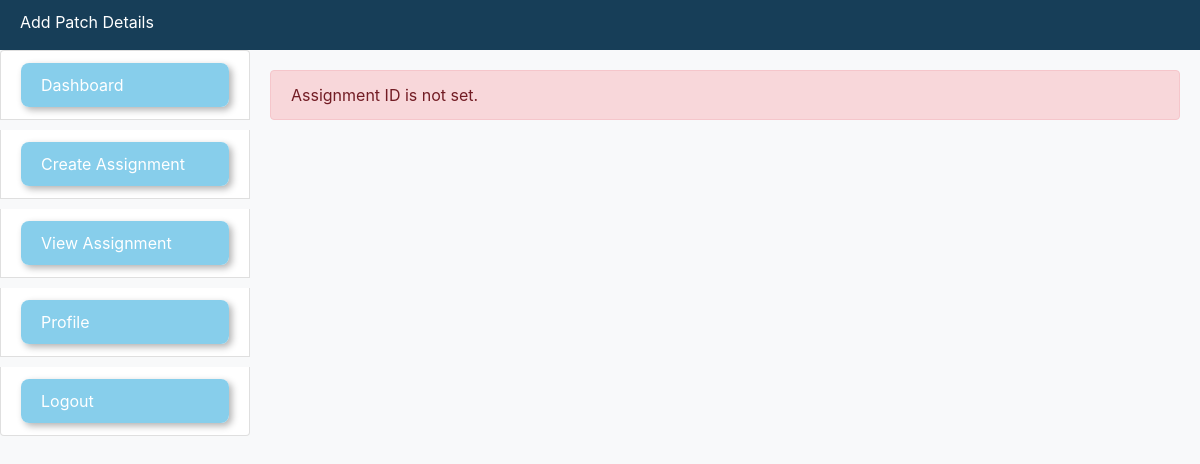
The app's page /addpatchdetails.php (signed in) with its own data.
### tables this page shows
CREATE TABLE `file_access` (
  `file_access_id` int(11) NOT NULL AUTO_INCREMENT,
  `file_name` varchar(255) DEFAULT NULL,
  `role_id` int(11) DEFAULT NULL,
  `display_name` varchar(255) DEFAULT NULL,
  `in_menu` tinyint(1) DEFAULT NULL,
  `delete_flag` tinyint(1) DEFAULT 0,
  `timestamp` timestamp NOT NULL DEFAULT current_timestamp(),
  `created_by` varchar(255) DEFAULT NULL,
  `order_by` int(11) DEFAULT NULL,
  PRIMARY KEY (`file_access_id`)
);

### addpatchdetails.php (the view, shortened to what this page needs)
<?php
include_once "db_connect.php";
try {
    $user_id = $_SESSION['user_id'];
	$db->query("SET @user_id := $user_id");
    $query = "SELECT role_id FROM users WHERE user_id = :user_id AND delete_flag = 0";
    $stmt = $db->prepare($query);
    $stmt->execute(['user_id' => $user_id]);
    $user = $stmt->fetch();
    $query_access = "SELECT * FROM file_access WHERE role_id = :role_id AND delete_flag = 0";
    $stmt_access = $db->prepare($query_access);
    $stmt_access->execute(['role_id' => $user['role_id']]);
    $access_files = $stmt_access->fetchAll();
} catch (Exception $e) {
    $error_message = $e->getMessage();
}
?>
<!DOCTYPE html>
<html lang="en">
<head>
    <link rel="stylesheet" href="https://stackpath.bootstrapcdn.com/bootstrap/4.5.2/css/bootstrap.min.css">
    <link rel="stylesheet" href="https://cdnjs.cloudflare.com/ajax/libs/font-awesome/5.15.3/css/all.min.css">
      <link rel="stylesheet" href="https://maxcdn.bootstrapcdn.com/bootstrap/4.5.2/css/bootstrap.min.css">
</head>
<body>
    <div class="top-bar">
        Add Patch Details
    </div>
<div class="left-menu">
    <ul class="list-group">
       <?php
try {
    $logged_in_user_id = $_SESSION['user_id'];
    $query_user_role = "SELECT role_id FROM users WHERE user_id = $logged_in_user_id";
    $stmt_user_role = $db->query($query_user_role);
    $user_role = $stmt_user_role->fetch(PDO::FETCH_ASSOC);
    $role_id = $user_role['role_id'];
    $query_menu = "SELECT * FROM file_access WHERE role_id = $role_id AND delete_flag = 0 AND in_menu = 0 ORDER BY order_by ASC";
    $stmt_menu = $db->query($query_menu);
    $access_files = $stmt_menu->fetchAll();
    foreach ($access_files as $file) {
        echo '<li class="list-group-item menu-item">';
        echo '<a href="' . $file['file_name'] . '" class="btn btn-primary btn-3d menu-link">' . $file['display_name'] . '</a>';
        echo '</li>';
    }
} catch (Exception $e) {
    echo '<li class="list-group-item">' . $e->getMessage() . '</li>';
}
?>
    </ul>
</div>
    <div class="main-content">
<?php
try {
    if (!isset($_POST['assignment_id'])) {
        throw new Exception("Assignment ID is not set.");
    }
} catch (Exception $e) {
    $error_message = $e->getMessage();
}
?>
<div class="form-group">
    <?php if (isset($error_message)) : ?>
        <div class="alert alert-danger" role="alert">
            <?php echo $error_message; ?>
        </div>
    <?php endif; ?>
</div>
    </div>
</body>
</html>

### addpatchdetails.php (style rules this page uses)
body { background-color: #f8f9fa; }
.top-bar { background-color: #173E58; height: 50px; padding: 10px 20px; color: white; }
.left-menu { position: fixed; top: 0; left: 0; width: 250px; height: 100%; background-color: ; padding-top: 50px; }
.menu-item { margin-bottom: 10px; }
.main-content { margin-left: 250px; padding: 20px; }
.btn-3d { display: block; width: 100%; border: none; background: linear-gradient(145deg, #87CEEB, #87CEEB); color: white; padding: 10px 20px; font-size: 16px; border-radius: 8px; box-shadow: 3px 3px 7px rgba(0, 0, 0, 0.3), -3px -3px 7px rgba(255, 255, 255, 0.6); transition: all 0.2s; text-align: left; }

### records on screen
file_access: display_name "Dashboard"
file_access: display_name "Create Assignment"
file_access: display_name "View Assignment"
file_access: display_name "Profile"
file_access: display_name "Logout"

### other values on screen
$error_message "Assignment ID is not set."
